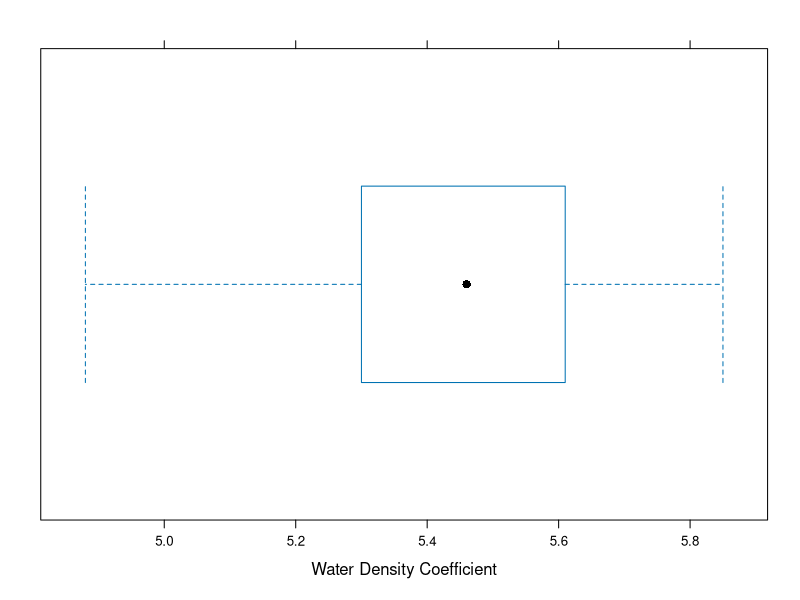
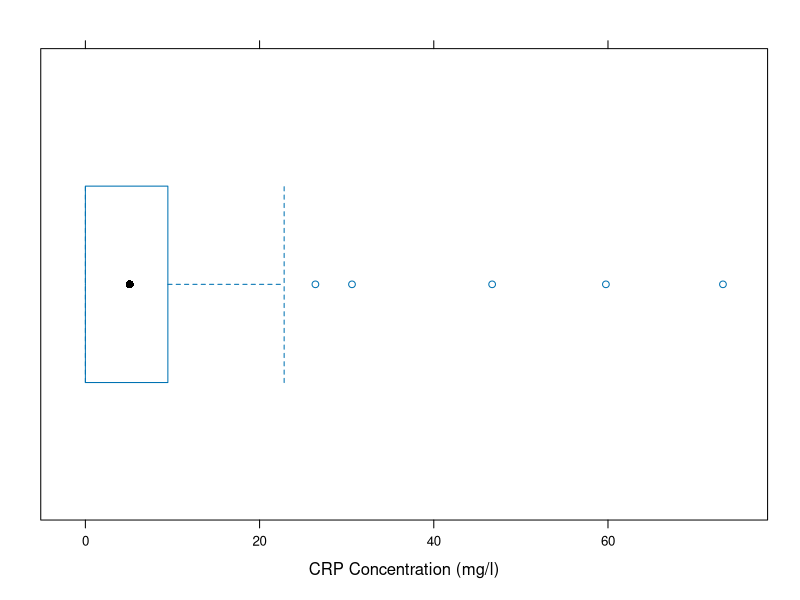
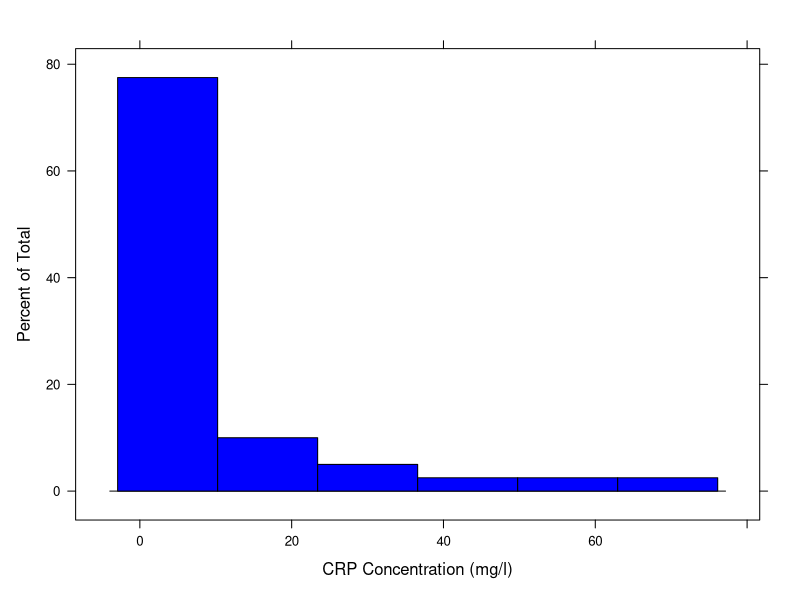

Here is the R script that generated these plots, in order:
library(lattice)
#--=PART A=--
d_data <- read.table("earthdensity.txt", header=TRUE)
# A.1
d_fnum <- fivenum(d_data[,1])
# A.2
bwplot(d_data[,1], xlab="Water Density Coefficient")
# A.3
d_mean <- mean(d_data[,1])
d_sd <- sd(d_data[,1])
d_median <- median(d_data[,1])
# yes the median is close to the mean, it is within 1 standard deviation
# A.4
water_density <- 999.97
earth_density <- d_mean*water_density
# mean and median are so close together you can use either value
# to estimate the actual density of the earth
#--=PART B=--
crp <- read.table("ex01-73crp.txt", header=TRUE)
# B.1
f_num <- fivenum(crp[,1])
# B.2
bwplot(crp[,1], xlab="CRP Concentration (mg/l)")      #right skewed
# B.3
iqr <- f_num[4]-f_num[2]
min_out <- f_num[2] - 1.5*iqr
max_out <- f_num[4] + 1.5*iqr
outliers <- c(crp[crp$CRP < min_out,], crp[crp$CRP > max_out,])
# B.4
histogram(~CRP,crp, xlab="CRP Concentration (mg/l)", col="blue")
# yes IQR rule properly highlights outliers